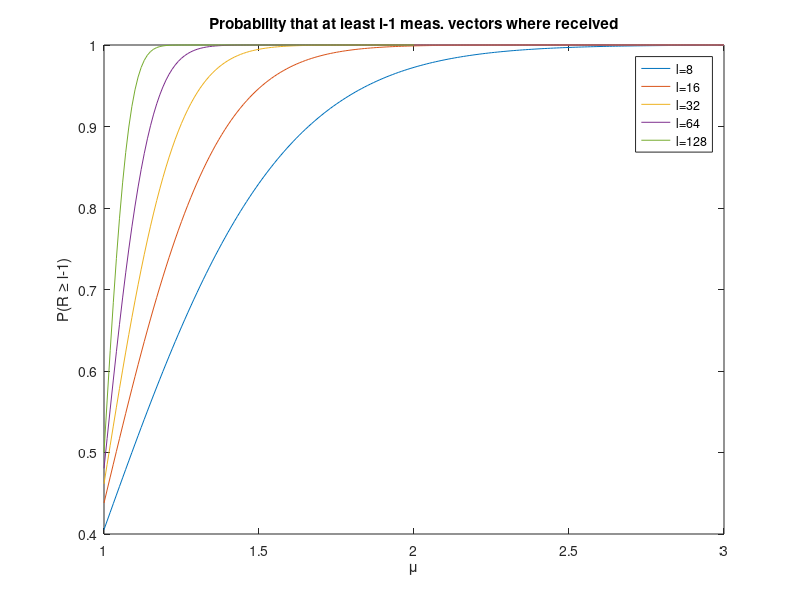
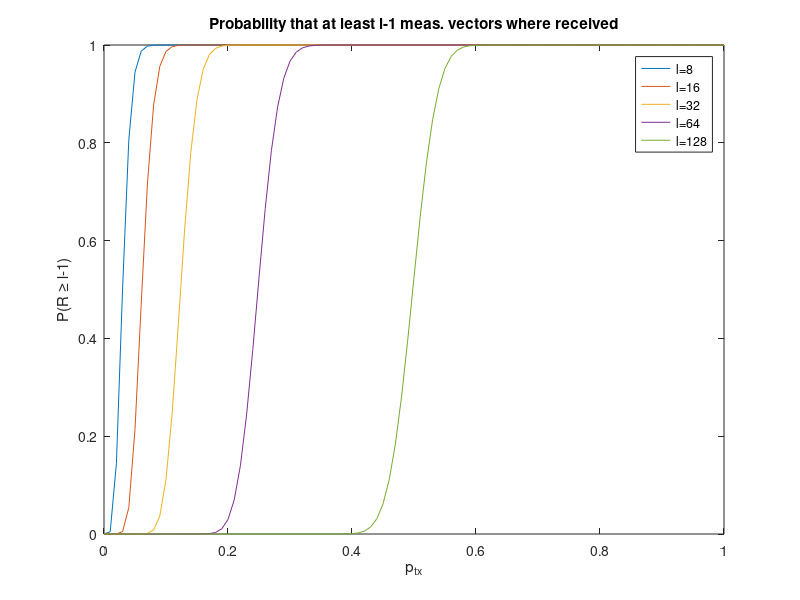

MATLAB code to generate these figures, in order:
% Create plots to determine the tx probability modifier of the source
% nodes, so that the cluster head receives l measurement vectors with high
% probability according to a binomial distrbution
% 
% Author : Tobias Waurick
% Date   : 16.08.17

%% Settings
nNodes = 256; %nodes in cluster
lRange = 2.^(3:7); % l sweep range 
modRange = 1:0.01:3; % mu sweep range

%% calculate for modifier

nMod = numel(modRange);
nL = numel(lRange);
p = zeros(nMod, nL);

for j = 1:nL
    l = lRange(j);
    for i = 1:nMod
        mu = modRange(i);
        p(i, j) = 1 - binocdf((l-1),nNodes,mu* (l-1)/(nNodes-1)); %binomial distribution
    end
end

%% plot
legendCell = cellstr(num2str(lRange','l=%d'));


figure;
plot(repmat(modRange',1,nL), p);
title('Probability that at least l-1 meas. vectors where received');
xlabel('\mu');
ylabel('P(R \geq l-1)');
legend(legendCell);

%% calculate for tx probability in general
txProb = 0:0.01:1;
nTxProb = numel(txProb);
p2 = zeros(nTxProb, nL);

for j = 1:nL
    l = lRange(j);
    for i = 1:nTxProb
        p2(i, j) = 1 - binocdf((l-1),nNodes,txProb(i)); %binomial distribution
    end
end

%% plot
figure;
plot(repmat(txProb',1,nL), p2);
title('Probability that at least l-1 meas. vectors where received');
xlabel('p_{tx}');
legend(legendCell);   
ylabel('P(R \geq l-1)');